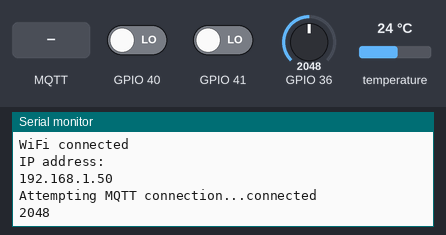
A sketch run on a simulated ESP32. Parts: the last lines printed to the serial monitor. The test bench sets the inputs (shaded band); at power-on: GPIO 40 LOW, GPIO 36 = 2048, GPIO 41 LOW, temperature 24 °C. WiFi joins after 1.5 s; servers stay silent unless stated; random numbers use the default seed unless the sketch sets one; no MQTT or app messages arrive unless stated.

Above: at 2.7 s.
2.8 s: GPIO 40 driven HIGH
At 5.2 s:
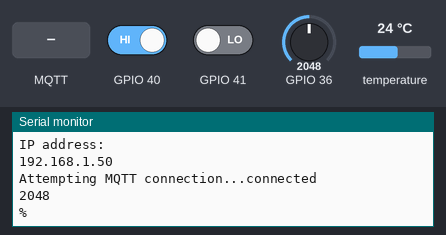
7.5 s: MQTT message "1" arrives on the first subscribed topic
At 7.8 s:
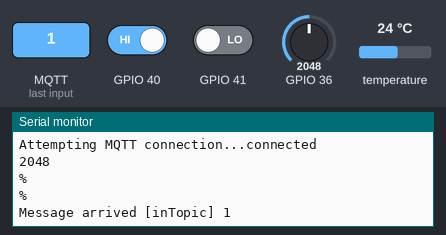
9.0 s: MQTT message "on" arrives on the first subscribed topic
At 9.8 s:
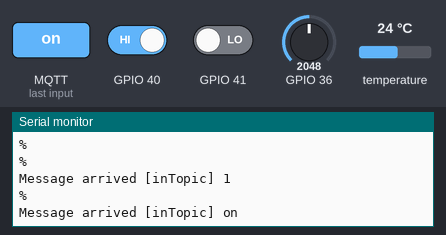
10.5 s: MQTT message "off" arrives on the first subscribed topic
At 11.7 s:
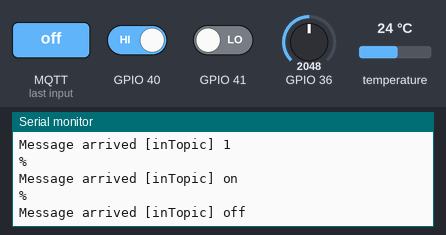

The sketch:

CodFinal.ino
```cpp
// (licence header left out)
#include <WiFi.h> // Con el ESP8266: #include <ESP8266WiFi.h>
#include <PubSubClient.h>
#include <OneWire.h>
#include <DallasTemperature.h>
const int oneWireBus = 5;
int datoECG;
int datoAnterior = 0;
int datoActual = 0;
int limite = 1690;
unsigned long tiempo_1 = 0;
unsigned long tiempo_2 = 0;
unsigned long tiempoTotal = 0;

// Update these with values suitable for your network.

const char* ssid = "JuanMCD";
const char* password = "1234567890";
const char* mqtt_server = "broker.emqx.io";


OneWire oneWire(oneWireBus);

DallasTemperature sensors (&oneWire);
WiFiClient espClient;
PubSubClient client(espClient);
unsigned long lastMsg = 0;
#define MSG_BUFFER_SIZE (50)
char msg[MSG_BUFFER_SIZE];
int value = 0;
bool band = false;

void setup_wifi() {

  delay(10);
  // We start by connecting to a WiFi network
  Serial.println();
  Serial.print("Connecting to ");
  Serial.println(ssid);

  WiFi.mode(WIFI_STA);
  WiFi.begin(ssid, password);

  while (WiFi.status() != WL_CONNECTED) {
    delay(500);
    Serial.print(".");
  }

  randomSeed(micros());

  Serial.println("");
  Serial.println("WiFi connected");
  Serial.println("IP address: ");
  Serial.println(WiFi.localIP());
}

void callback(char* topic, byte* payload, unsigned int length) {
  Serial.print("Message arrived [");
  Serial.print(topic);
  Serial.print("] ");
  for (int i = 0; i < length; i++) {
    Serial.print((char)payload[i]);
  }
  Serial.println();
}

void reconnect() {
  while (!client.connected()) {
    Serial.print("Attempting MQTT connection...");
    // Create a random client ID
    String clientId = "ESP8266Client-";
    clientId += String(random(0xffff), HEX);
    if (client.connect(clientId.c_str())) {
      Serial.println("connected");
      client.subscribe("inTopic");
    } else {
      Serial.print("failed, rc=");
      Serial.print(client.state());
      Serial.println(" try again in 5 seconds");
      delay(5000);
    }
  }
}

void setup() {
  Serial.begin(115200);
  setup_wifi();
  client.setServer(mqtt_server, 1883);
  client.setCallback(callback);
  pinMode(40, INPUT);
  pinMode(41, INPUT);
}

void loop() {

  if (!client.connected()) {
    reconnect();
  }
  client.loop();

  unsigned long now = millis();
  if (now - lastMsg > 2000) {
    lastMsg = now;
    int hr = tomarECG();
    sensors.requestTemperatures();
    float temperatureC = sensors.getTempCByIndex(0);
    String pulse = String(hr);
    String temp = String(temperatureC);
    client.publish("/pulso", pulse.c_str());
    client.publish("/temp", temp.c_str());
  }
}


 int tomarECG (){
  if((digitalRead(41)==1)||(digitalRead(40)==1))
  {
    Serial.println("%");
  }
  else
  {
    int ECG=analogRead(A0);
    datoActual = ECG;
    Serial.println(analogRead(A0));

    if((datoActual>limite && datoAnterior<limite)&& (band == false)){
      tiempo_1 = millis();
      band = true;
    }else if((datoActual>limite && datoAnterior<limite)&&(band==true)){
      tiempo_2 = millis();
      tiempoTotal = tiempo_1 - tiempo_2;
      int pulso = 12000/tiempoTotal;
      return pulso;
    }
    datoAnterior = datoActual;
  }

}
```

Measured:
- after the input at 2.8 s, the serial monitor: prints a new line after 1.2 s (image 1)
- after the input at 7.5 s, the serial monitor: prints a new line at once (image 2)
- after the input at 9.0 s, the serial monitor: prints a new line at once (image 3)
- after the input at 10.5 s, the serial monitor: prints a new line after 0.27 s (image 4)
